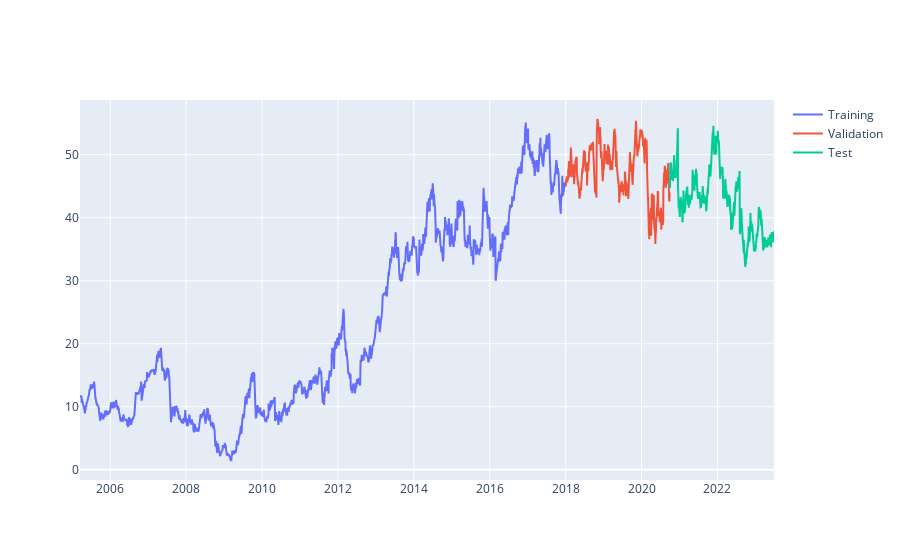

This figure's notebook cell:
### Code cell
# Visualization
fig = go.Figure()
fig.add_trace(go.Scatter(x=train_df.Date, y=train_df.Close, name='Training'))
fig.add_trace(go.Scatter(x=valid_df.Date, y=valid_df.Close, name='Validation'))
fig.add_trace(go.Scatter(x=test_df.Date, y=test_df.Close, name='Test'))
fig.show()

### Figure 1 — Plotly figure (JSON) as saved in the notebook; plotly's stock layout.template omitted (floating-point values rounded to 4 significant figures; data arrays with more than 128 entries replaced by an {"elided": "..."} marker saying what was removed)
{"data": [{"name": "Training", "type": "scatter", "x": {"elided": "3222 str values"}, "y": {"elided": "3222 float values"}}, {"name": "Validation", "type": "scatter", "x": {"elided": "691 str values"}, "y": {"elided": "691 float values"}}, {"name": "Test", "type": "scatter", "x": {"elided": "691 str values"}, "y": {"elided": "691 float values"}}], "layout": {}}
